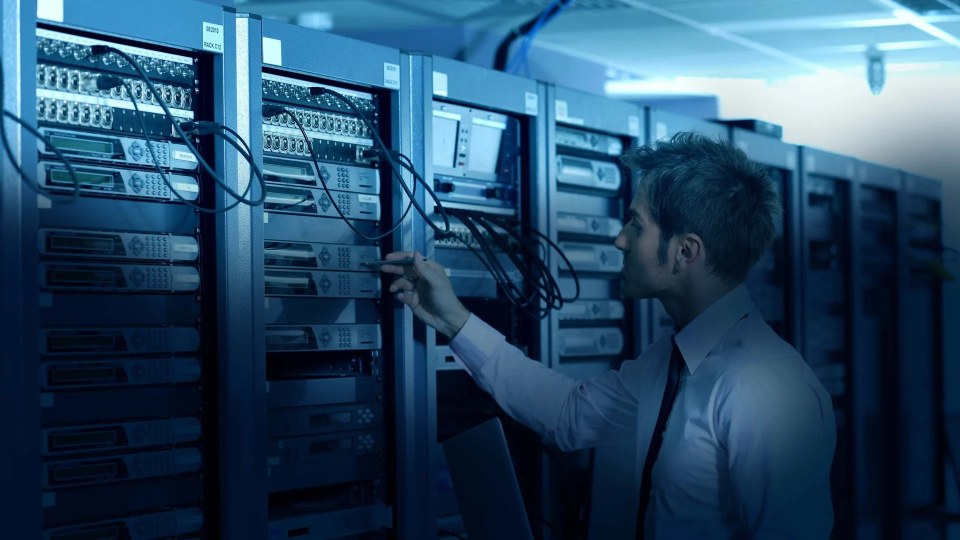
#> input picture library/clients/moradosolution/assets/datacenter-hero.webp, 1920 x 1080 px (shown at 1/2 size)
$ python thumb_check.py ../clients/moradosolution/assets/datacenter-hero.webp
#> lines starting #> are read from the running program, lines starting #| are printed output that depends on the picture
# Check a thumbnail before delivery: size/ratio/file size, how it reads at the sizes YouTube really serves, and the
# contrast of every text box against what is behind it.
#
#   python3 library/tools/thumb_check.py out.png            # uses out.boxes.json + out_bgonly.png from thumb_make.py --variants
#   python3 library/tools/thumb_check.py any.jpg            # without boxes: only size checks + preview sheet
#
# Writes out_check.png: the thumbnail at 1280 (top) and at the served sizes 320x180 / 168x94 (phone list) / 120x90,
# a 4:3 letterbox (480x360) and a grey (luminance) version to judge value contrast. Prints a JSON report.
# Rules (sources in library/research/editing/skills2/16-thumbnails.md): >= 1280x720 or A/B tests fall back to 480p
# (#4181); JPG < 2 MB for phone upload (#4163); exactly 16:9 for long videos (#4175), 9:16 for Shorts covers (#4165);
# WCAG contrast ratio >= 4.5 for text (>= 3 for large text) - the outline counts when it is >= 4 px.
import json, os, re, sys
from PIL import Image, ImageDraw, ImageOps

path = sys.argv[1]
stem = os.path.splitext(path)[0]
im = Image.open(path).convert("RGB")
#> im is the input picture: PIL image 1920x1080 RGB; mean R, G, B 40.1, 75.5, 103.1
W, H = im.size
#> W = 1920; H = 1080
rep = {"file": path, "size": [W, H], "bytes": os.path.getsize(path), "issues": []}
ratio = W / H
#> ratio = 1.78
if abs(ratio - 16 / 9) < 0.01:
    rep["format"] = "16:9"
    if W < 1280:
        rep["issues"].append("under 1280x720: A/B tests would downscale every variant to 480p")
elif abs(ratio - 9 / 16) < 0.01:
    rep["format"] = "9:16"
    if W < 1080:
        rep["issues"].append("Shorts cover under 1080x1920")
elif abs(ratio - 1) < 0.01 or abs(ratio - 0.8) < 0.01:
    rep["format"] = "1:1 post" if abs(ratio - 1) < 0.01 else "4:5 post"  # Instagram/Facebook feed posts, podcast covers
else:
    rep["format"] = f"{W}x{H}"
    rep["issues"].append("not 16:9, 9:16, 1:1 or 4:5: YouTube adds black bars (it never crops)")
jpg = stem + ".jpg"
if os.path.exists(jpg):
    rep["jpg_mb"] = round(os.path.getsize(jpg) / 1e6, 2)
    if rep["jpg_mb"] >= 2:
        rep["issues"].append("JPG >= 2 MB: phone upload will refuse it")


def lum(rgb):
    def ch(c):
        c = c / 255
        return c / 12.92 if c <= 0.04045 else ((c + 0.055) / 1.055) ** 2.4
    r, g, b = rgb[:3]
    return 0.2126 * ch(r) + 0.7152 * ch(g) + 0.0722 * ch(b)


def contrast(a, b):
    la, lb = sorted([lum(a), lum(b)], reverse=True)
    return (la + 0.05) / (lb + 0.05)


boxes_f, bg_f = stem + ".boxes.json", stem + "_bgonly.png"
if os.path.exists(boxes_f) and os.path.exists(bg_f):
    bg = Image.open(bg_f).convert("RGB")
    rep["text"] = []
    for b in json.load(open(boxes_f))["boxes"]:
        x0, y0 = max(0, int(b["x"])), max(0, int(b["y"]))
        x1, y1 = min(W, int(b["x"] + b["w"])), min(H, int(b["y"] + b["h"]))
        if x1 <= x0 or y1 <= y0:
            rep["issues"].append(f"text {b['id']} is outside the canvas")
            continue
        crop = bg.crop((x0, y0, x1, y1)).resize((32, 32))
        px = sorted(crop.get_flattened_data() if hasattr(crop, 'get_flattened_data') else crop.getdata(), key=lum)
        med = px[len(px) // 2]
        boxc = [int(v) for v in re.findall(r"[\d.]+", b.get("box") or "")]
        if len(boxc) == 3 or (len(boxc) == 4 and float(boxc[3]) > 0):  # text sits on its own box: compare with the box
            med = tuple(boxc[:3])
        fill = tuple(int(v) for v in re.findall(r"\d+", b["color"])[:3])
        stroke_px = float(re.findall(r"[\d.]+", b.get("stroke") or "0")[0] or 0)
        c_fill = round(contrast(fill, med), 2)
        # an outline of >= 4 px separates the letters from the background on its own (the fill then only needs to
        # contrast with the outline, which is black or white in our templates)
        ok = c_fill >= (3 if b["size"] >= 24 else 4.5) or stroke_px >= 4
        cut = x1 - x0 < b["w"] - 2 or y1 - y0 < b["h"] - 2
        rep["text"].append({"id": b["id"], "text": b["text"][:40], "font_px": b["size"], "fill_vs_bg": c_fill,
                            "outline_px": stroke_px, "readable": ok, "cut_off": cut,
                            "height_share": round(b["h"] / H, 3)})
        if not ok:
            rep["issues"].append(f"text '{b['text'][:20]}' contrast {c_fill} with no outline: add stroke or a box")
        if cut:
            rep["issues"].append(f"text '{b['text'][:20]}' runs off the canvas")
        if b["size"] * (320 / W) < 14:
            rep["issues"].append(f"text '{b['text'][:20]}' is {b['size'] * 320 / W:.0f} px tall at 320 px wide: too small on phones")

# preview sheet
if rep["format"] == "9:16":
    sizes = [(360, 640), (180, 320), (108, 192)]
else:
    sizes = [(320, 180), (168, 94), (120, 90)]
sheet_w = max(W // 2, 640) + 40
#> sheet_w = 1000
top = im.resize((sheet_w - 40, int((sheet_w - 40) * H / W)))
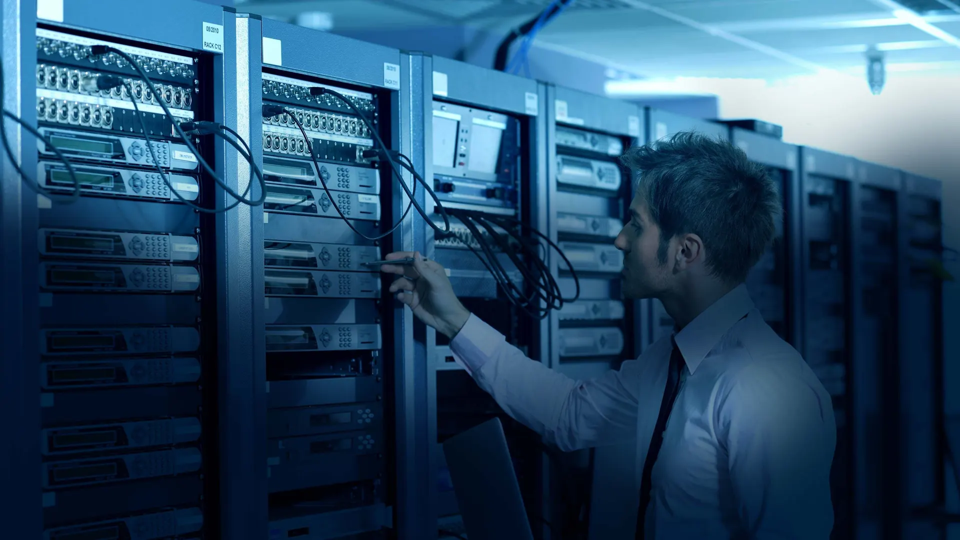
#> top: PIL image 960x540 RGB; mean R, G, B 40.1, 75.5, 103.1
row_h = max(s[1] for s in sizes) + 30
lb = ImageOps.pad(im.resize((480, int(480 * H / W))), (480, 360), color=(0, 0, 0)) if rep["format"] == "16:9" else None
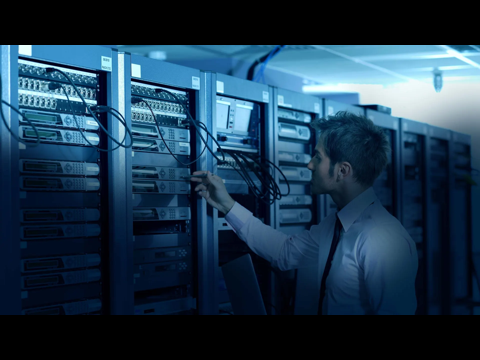
#> lb: PIL image 480x360 RGB; mean R, G, B 30.1, 56.6, 77.3
grey = ImageOps.grayscale(im).resize((sizes[0][0], sizes[0][1])).convert("RGB")
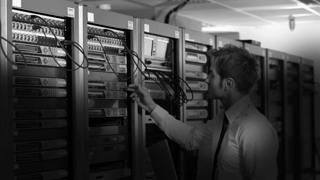
#> grey: PIL image 320x180 RGB; min 0, max 254, mean 68.1
sheet_h = top.height + row_h + (360 + 30 if lb else 0) + 40
#> sheet_h = 1180
sheet = Image.new("RGB", (max(sheet_w, 1100), sheet_h), (40, 40, 40))
#> sheet: PIL image 1100x1180 RGB; every value is 40
d = ImageDraw.Draw(sheet)
sheet.paste(top, (20, 20))
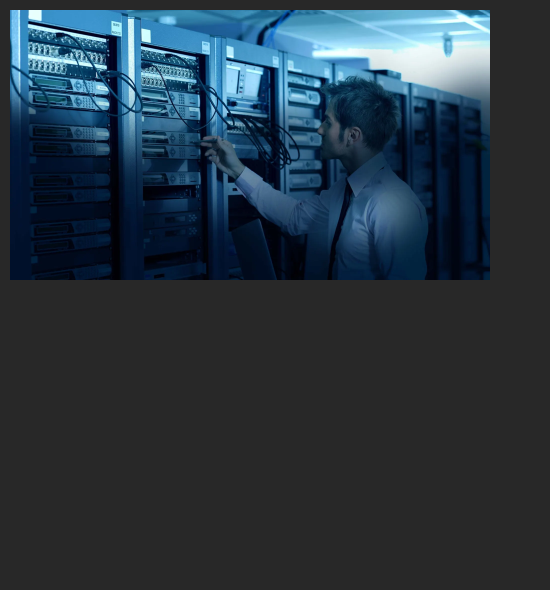
#> sheet: PIL image 1100x1180 RGB (shown at 1/2 size); mean R, G, B 40.1, 54.2, 65.2
x, y = 20, top.height + 40
#> x = 20; y = 580
for s in sizes:
    sheet.paste(im.resize(s, Image.LANCZOS), (x, y))
    d.text((x, y + s[1] + 4), f"{s[0]}x{s[1]}", fill=(220, 220, 220))
    x += s[0] + 20
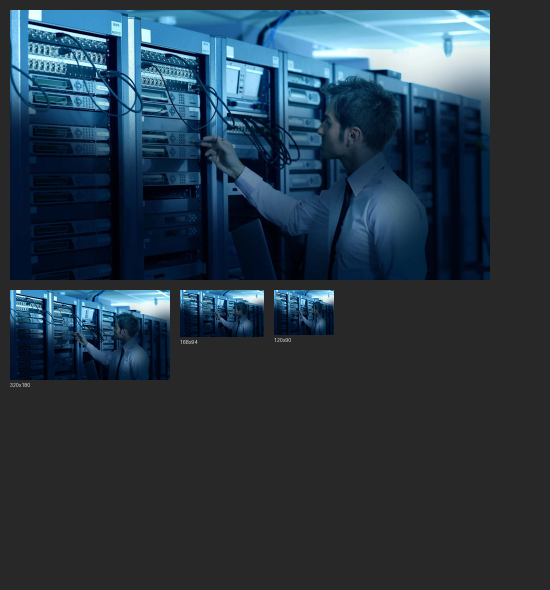
#> sheet: PIL image 1100x1180 RGB (shown at 1/2 size); mean R, G, B 40.1, 56.5, 69.3
#> after the loop, x = 688
sheet.paste(grey, (x, y))
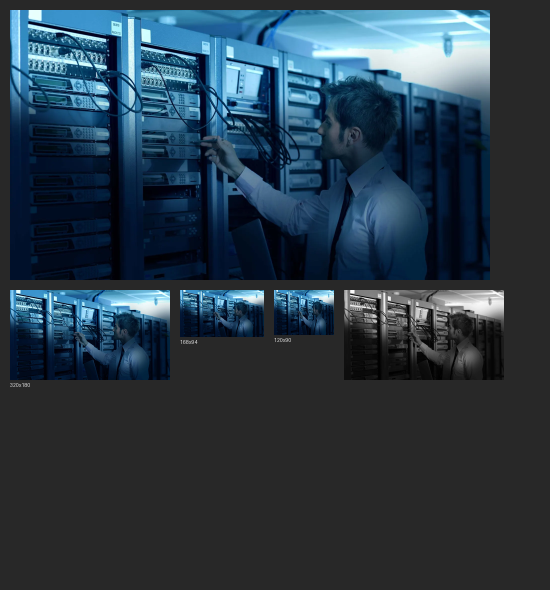
#> sheet: PIL image 1100x1180 RGB (shown at 1/2 size); mean R, G, B 41.4, 57.8, 70.6
d.text((x, y + grey.height + 4), "luminance only", fill=(220, 220, 220))
if lb:
    sheet.paste(lb, (20, y + row_h))
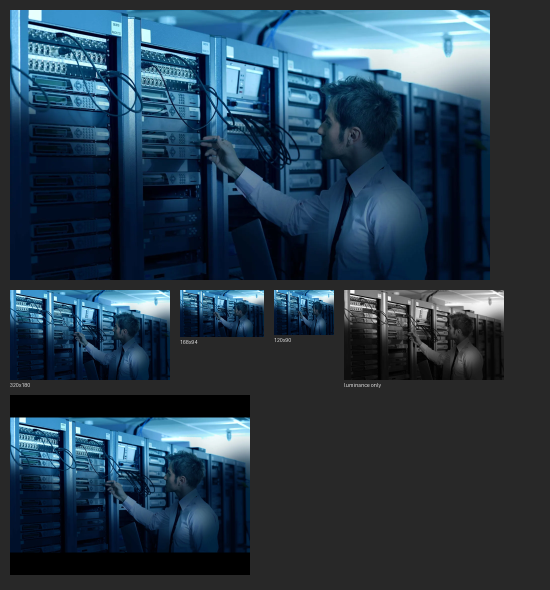
#> sheet: PIL image 1100x1180 RGB (shown at 1/2 size); mean R, G, B 40.1, 60, 75.6
    d.text((20, y + row_h + 362), "4:3 letterbox (480x360)", fill=(220, 220, 220))
sheet.save(stem + "_check.png")
rep["sheet"] = stem + "_check.png"
rep["ok"] = not rep["issues"]
print(json.dumps(rep, indent=1, ensure_ascii=False))
#| {
#|  "file": "../clients/moradosolution/assets/datacenter-hero.webp",
#|  "size": [
#|   1920,
#|   1080
#|  ],
#|  "bytes": 110116,
#|  "issues": [],
#|  "format": "16:9",
#|  "jpg_mb": 0.11,
#|  "sheet": "../clients/moradosolution/assets/datacenter-hero_check.png",
#|  "ok": true
#> (further printed lines are left out)
